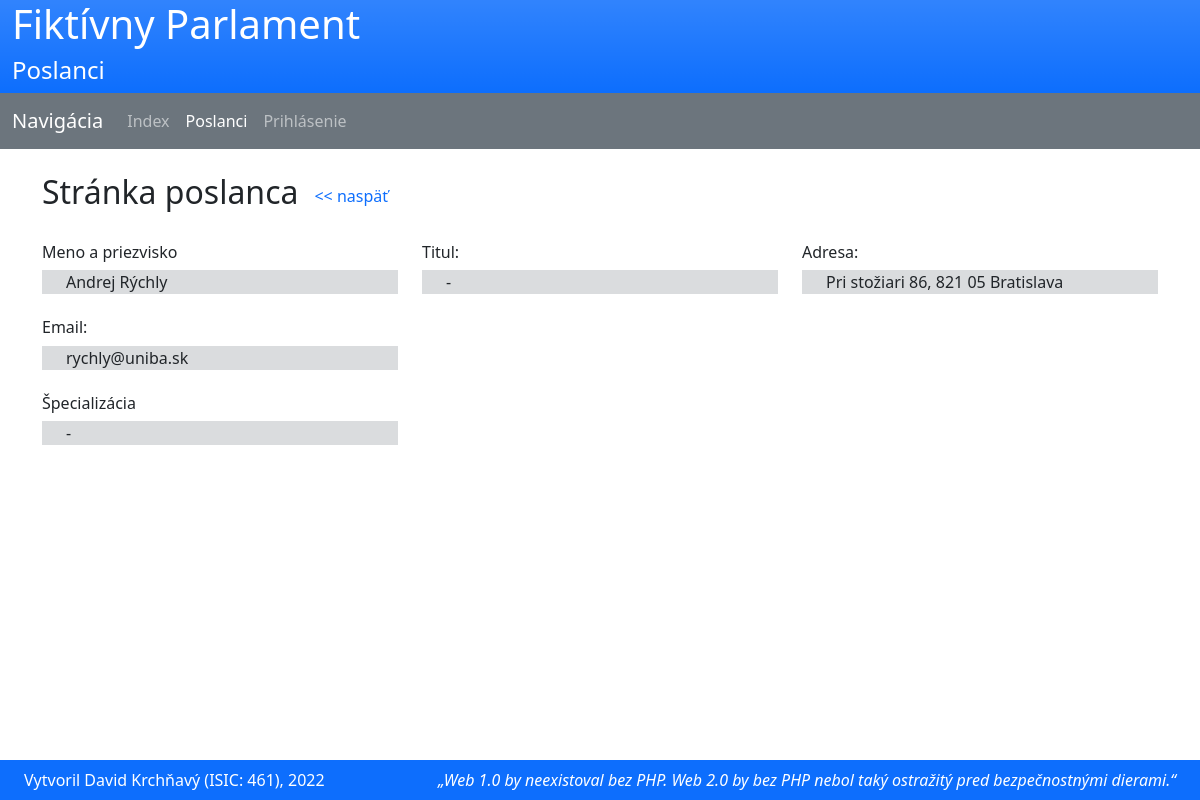
The page /poslanci.php?poslanec_id=7 on the database its author committed.
### tables this page shows
CREATE TABLE `osobne_udaje` (
  `id` int(11) NOT NULL AUTO_INCREMENT,
  `id_previerka` int(11) DEFAULT NULL,
  `email` varchar(50) NOT NULL,
  `titul` varchar(20) NOT NULL DEFAULT '',
  `meno` varchar(30) NOT NULL,
  `priezvisko` varchar(30) NOT NULL,
  `adresa` varchar(100) NOT NULL,
  PRIMARY KEY (`id`),
  UNIQUE KEY `email` (`email`),
  KEY `id_previerka` (`id_previerka`),
  CONSTRAINT `osobne_udaje_ibfk_3` FOREIGN KEY (`id_previerka`) REFERENCES `bezp_previerka` (`id`) ON DELETE NO ACTION ON UPDATE NO ACTION
);

### classes.php (called while the page is built, shortened)
<?php
class PoslaneckyKlub {
    public static mysqli $mysqli;
    public function __construct(public int $id=1) {
        if ($id > 0) $this->select();
    }
    public function check_database(): bool {
        return !self::$mysqli->connect_errno;
    }
    public function select(): void {
        if ($this->check_database()) {
            $stmt = self::$mysqli->prepare("SELECT id, nazov FROM poslanecky_klub WHERE id=?");
            $stmt->bind_param('i', $this->id);
            $stmt->execute();
            $result = $stmt->get_result();
            if ($result->num_rows > 0) {
                $row = $result->fetch_assoc();
            } else throw new DataNotFoundException('Klub with the specified id does not exist!');
        }
        else throw new Exception('unknown error');
    }
}
class BezpecnostnaPrevierka
{
    public static mysqli $mysqli;
    private function check_database(): bool {
        return !self::$mysqli->connect_errno;
    }
}
class OsobneUdaje
{
    public static mysqli $mysqli;
    public function __construct(public int $id=0) {
        if ($id > 0) $this->select();
    }
    private function check_database(): bool {
        return !self::$mysqli->connect_errno;
    }
    public function select(): void {
        if ($this->check_database()) {
            $stmt = self::$mysqli->prepare('SELECT * FROM osobne_udaje WHERE osobne_udaje.id=?');
            $stmt->bind_param('i', $this->id);
            $stmt->execute();
            $result = $stmt->get_result();
            if ($result->num_rows > 0) {
                $row = $result->fetch_assoc();
                $this->email = $row['email'];
                $this->titul = $row['titul'];
                $this->meno = $row['meno'];
                $this->priezvisko = $row['priezvisko'];
                $this->adresa = $row['adresa'];
            } else throw new DataNotFoundException('User with the specified id does not exist!');
        }
        else throw new Exception("Unknown error");
    }
}
class Poslanec
{
    public PoslaneckyKlub $klub;
    public readonly OsobneUdaje $udaje;
    public static mysqli $mysqli;
    public function __construct(public int $id=0) {
        if ($id > 0) $this->select();
        else $this->udaje = new OsobneUdaje();
        $type = self::$mysqli->query("SHOW COLUMNS FROM poslanec WHERE Field = 'specializacia'")->fetch_assoc()['Type'];
    }
    private function check_database(): bool {
        return !self::$mysqli->connect_errno;
    }
    public function select(): void {
        if ($this->check_database()) {
            $stmt = self::$mysqli->prepare("SELECT id_udaje, id_klub, specializacia FROM poslanec WHERE poslanec.id=?");
            $stmt->bind_param('i', $this->id);
            $stmt->execute();
            $result = $stmt->get_result();
            if ($result->num_rows > 0) {
                $row = $result->fetch_assoc();
                $this->id_udaje = $row['id_udaje'];
                $this->specializacia = explode(',', $row['specializacia']);
                if (!isset($this->udaje)) $this->udaje = new OsobneUdaje($this->id_udaje);
                if (!isset($this->klub)) $this->klub = new PoslaneckyKlub($row['id_klub']);
            }
            else throw new DataNotFoundException('User with the specified id does not exist!');
        }
        else throw new Exception("Unknown error");
    }
}

### poslanci.php (the view, shortened to what this page needs)
<?php
include('classes.php');
include('functions.php');
include('navbar.php');
if (isset($_GET['poslanec_id'])) {
    try {
        $poslanec = new Poslanec($_GET['poslanec_id']);
        if ($poslanec->udaje->id_previerka != null) $bezp_prev = new BezpecnostnaPrevierka($poslanec->udaje->id_previerka); ?>
        <div class="container">
            <div class="row">
                <div class="col-md-12">
                    <div class="d-flex pb-4 align-items-center">
                        <h2>Stránka poslanca</h2>
                        <a href="poslanci.php" class="px-3" style="text-decoration: none">&lt;&lt;&nbsp;naspäť</a>
                    </div>
                    <div class="row">
                        <div class="col-md-4">
                            <h6>Meno a priezvisko</h6>
                            <div class="bg-secondary bg-opacity-25 container mb-4">
                                <?= $poslanec->udaje->meno . ' ' . $poslanec->udaje->priezvisko ?></div>
                            <h6>Email:</h6>
                            <div class="bg-secondary bg-opacity-25 container mb-4"><?= $poslanec->udaje->email ?></div>
                            <h6>Špecializácia</h6>
                            <div class="bg-secondary bg-opacity-25 container mb-4"><?= implode(', ', $poslanec->specializacia) ?: '-' ?></div>
                        </div>
                        <div class="col-md-4">
                            <h6>Titul:</h6>
                            <div class="bg-secondary bg-opacity-25 container mb-4"><?= $poslanec->udaje->titul ?: '-' ?></div>
                        </div>
                        <div class="col-md-4">
                            <h6>Adresa:</h6>
                            <div class="bg-secondary bg-opacity-25 container mb-4"><?= $poslanec->udaje->adresa ?></div>
                        </div>
                    </div>
                </div>
            </div>
        </div>
    <?php } catch (DataNotFoundException) {
        http_response_code(404);
        display_error('Zadaný poslanec sa nenašiel');
    }
}
include('footer.php'); ?>

### style.css (style rules this page uses)
.container { margin-bottom: 1.5rem; }

### rows shown on the page
osobne_udaje: meno "Andrej", priezvisko "Rýchly", email "rychly@uniba.sk", titul "-", adresa "Pri stožiari 86, 821 05 Bratislava"

### other values the page prints
$title "Poslanci"
implode(', ', $poslanec->specializacia) ?: '-' "-"
